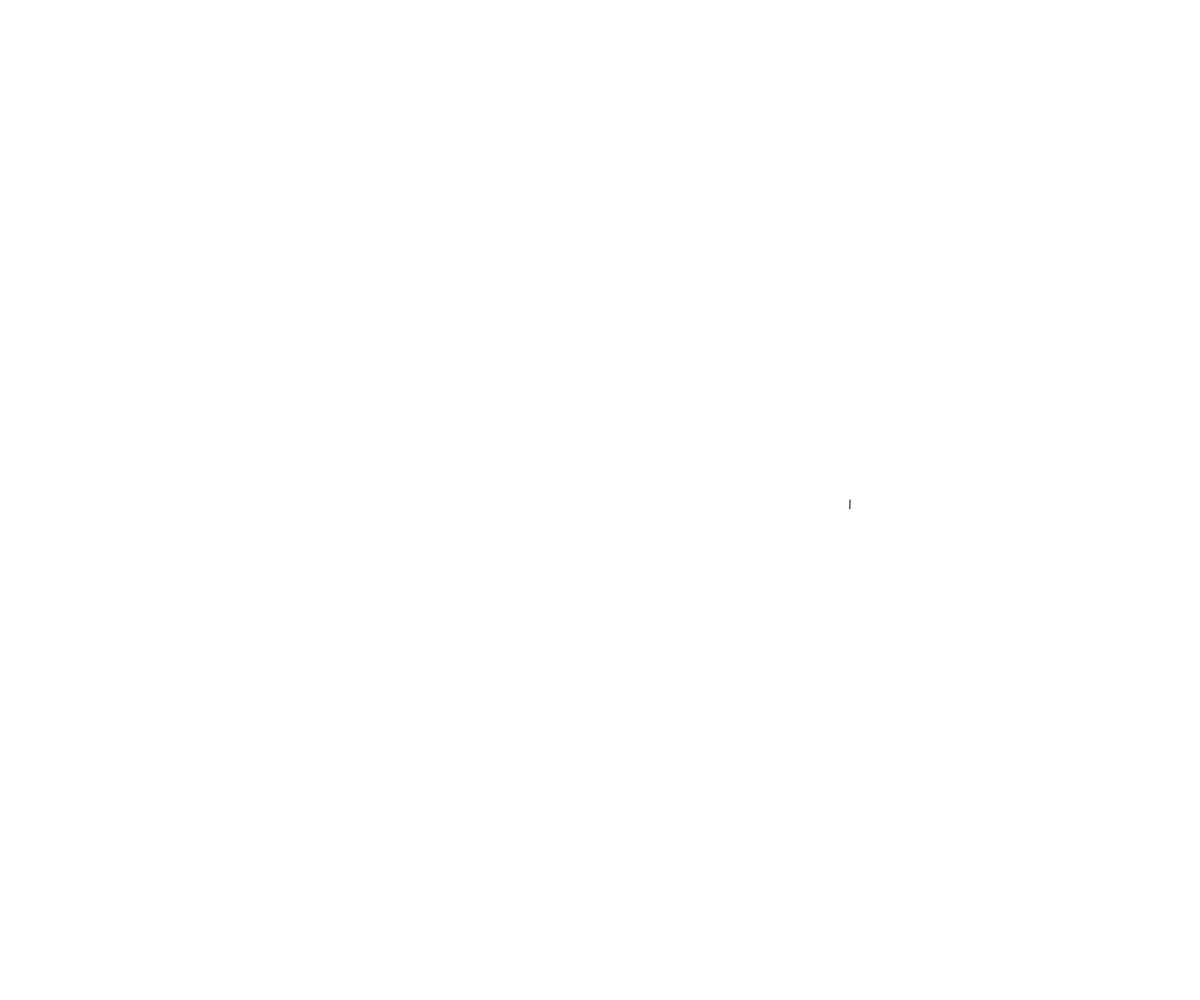
Frame 1 (no input)
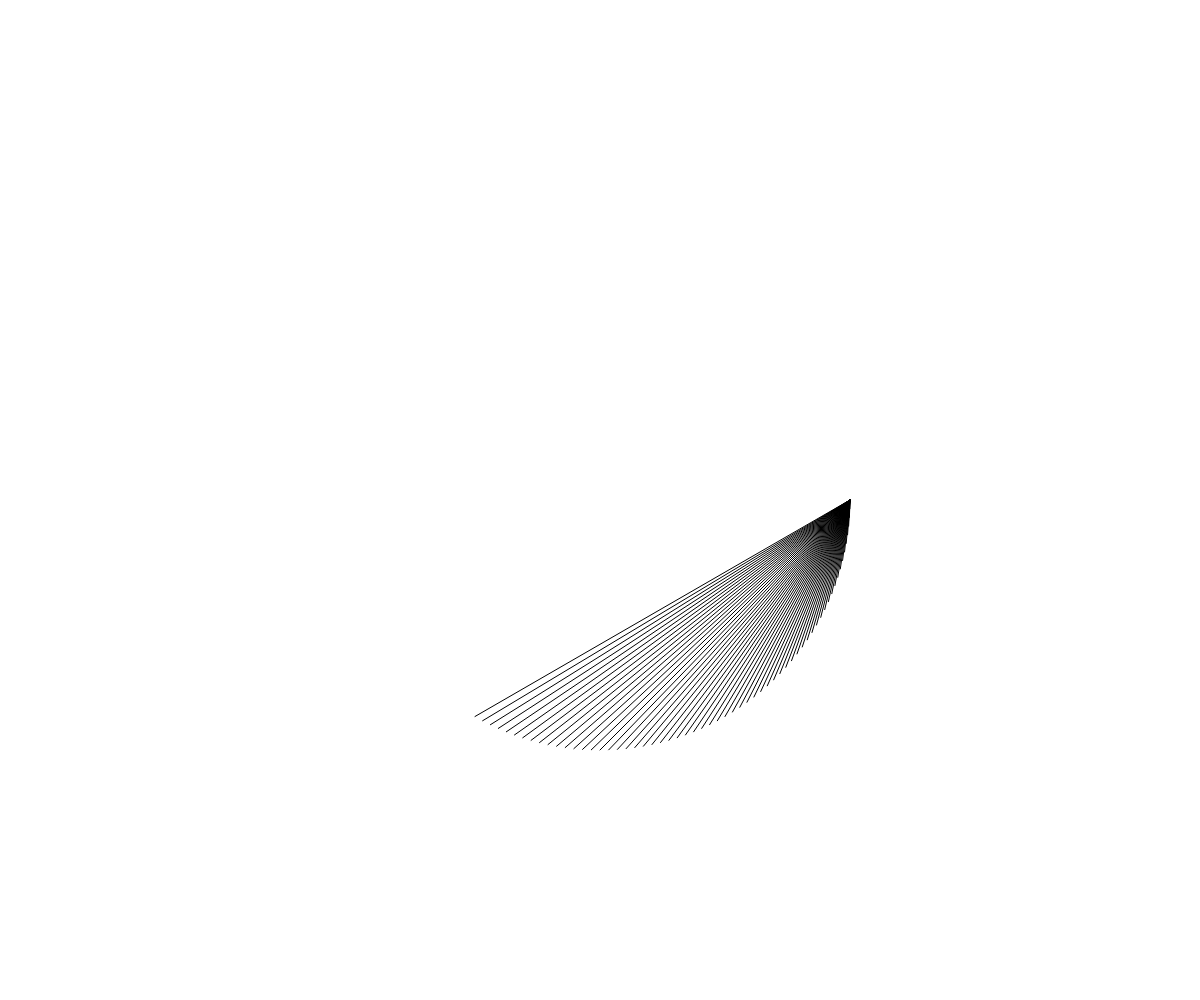
Frame 60 (no input)
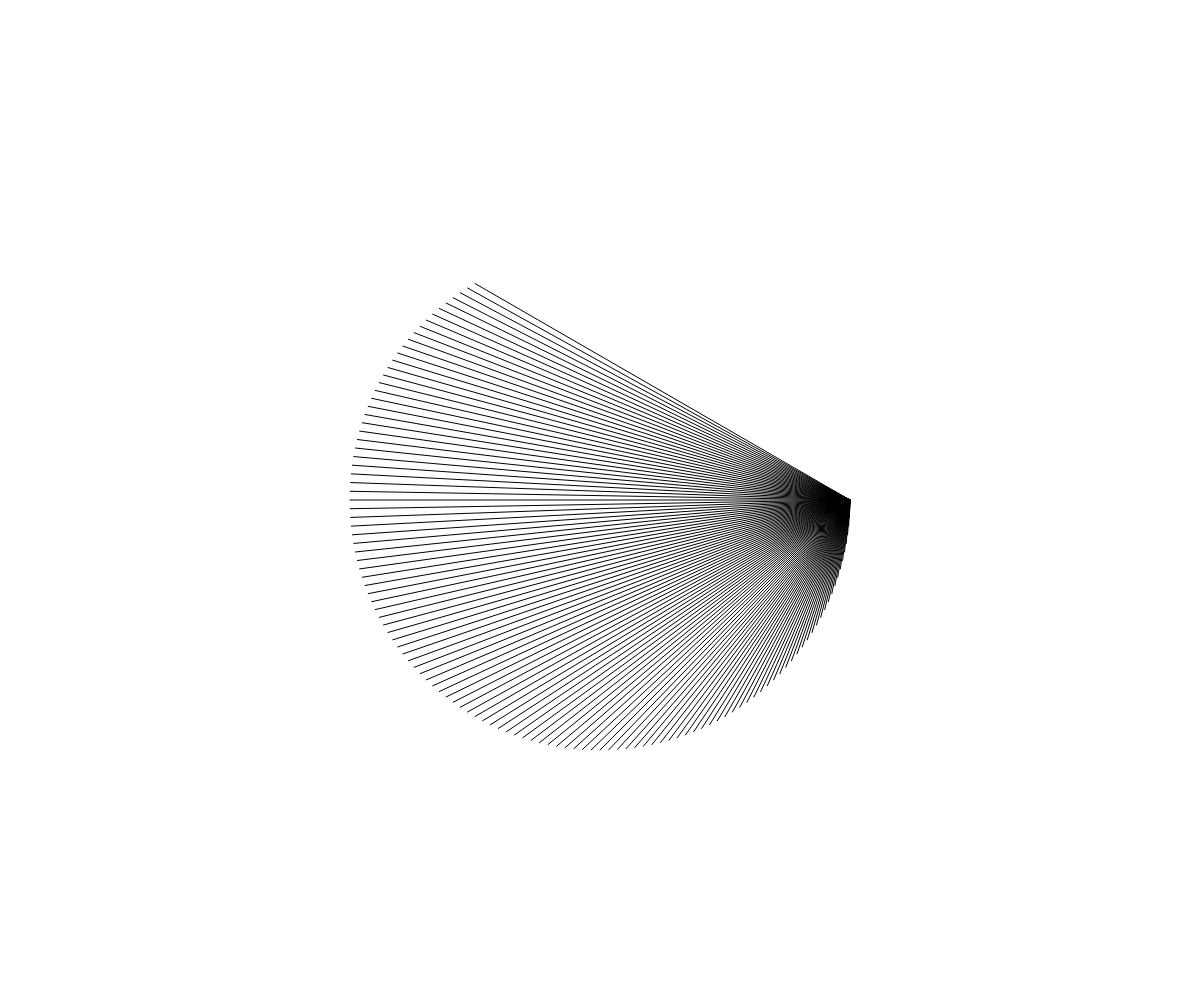
Frame 120 (the mouse pressed at the canvas centre since frame 60)

The p5.js sketch that drew these frames (run headless with seeded random() and noise() and a simulated clock; from frame 60 on, the mouse is pressed at the canvas centre):

// p5.js sketch
// ── sketch.js
function preload(){
  // put preload code here
}

function setup() {

  createCanvas (windowWidth, windowHeight);
  background(255);
  angleMode(DEGREES);
  frameRate(60);

}

function draw() {

  translate(width/2, height/2);
  stroke(0);
  line(250, 0, 250*cos(frameCount*2), 250*sin(frameCount*2));

  if (frameCount > 180){
    hue++;
    strokeWeight(3);
    strokeCap(SQUARE);
    stroke("teal");
    translate(500, 0)
    line(50, 0, 50*cos(frameCount*7.2), 50*sin(frameCount*7.2));
    }

  if (frameCount > 360){
      strokeWeight(6);
      strokeCap(ROUND);
      stroke("purple");
      translate(-1000, 0)
      line(50, 0, 50*cos(frameCount*7.2), 50*sin(frameCount*7.2));
      }

  if (frameCount > 540){
    strokeWeight(10);
  }

}
